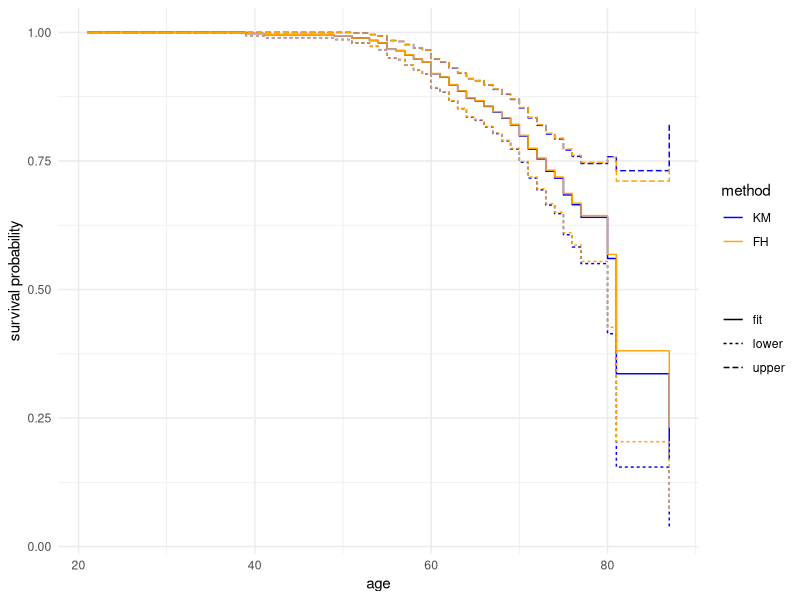
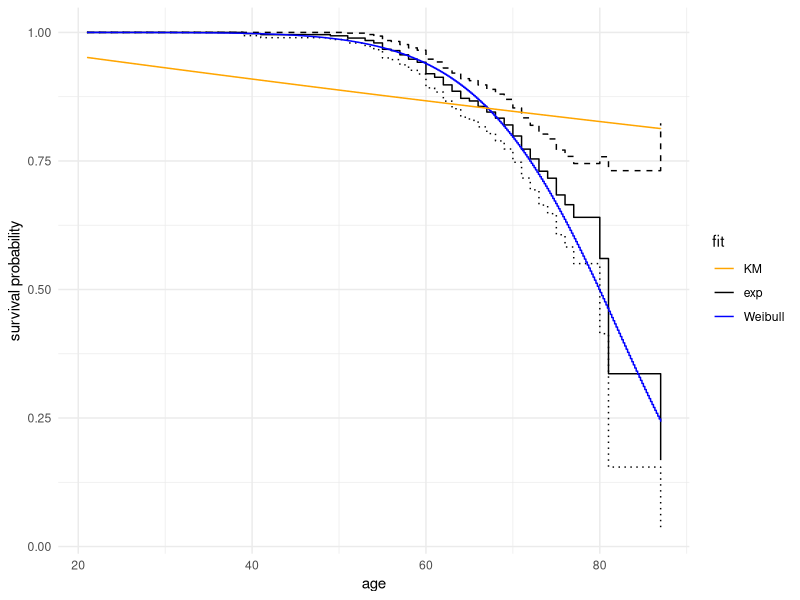
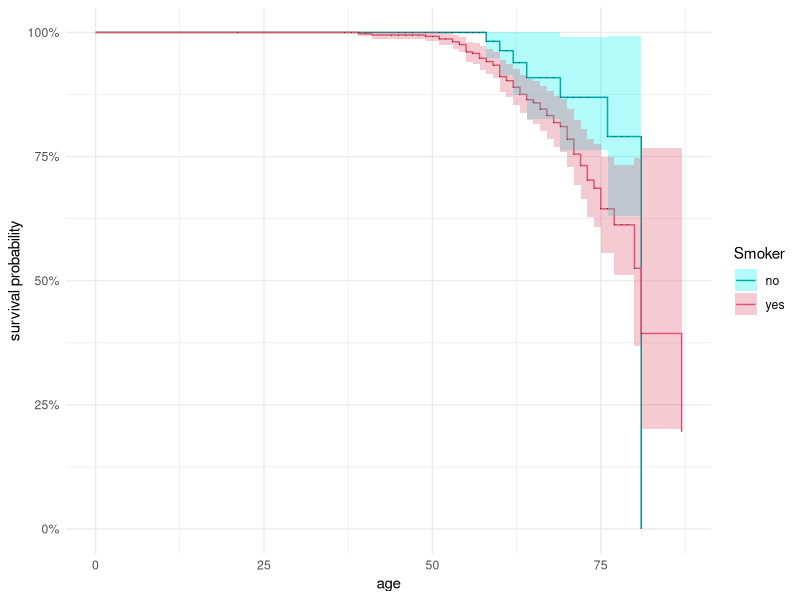
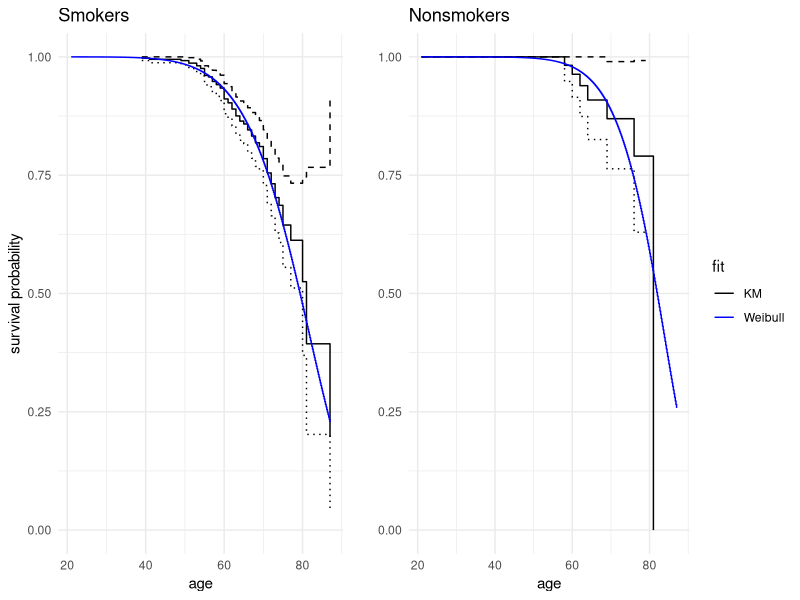
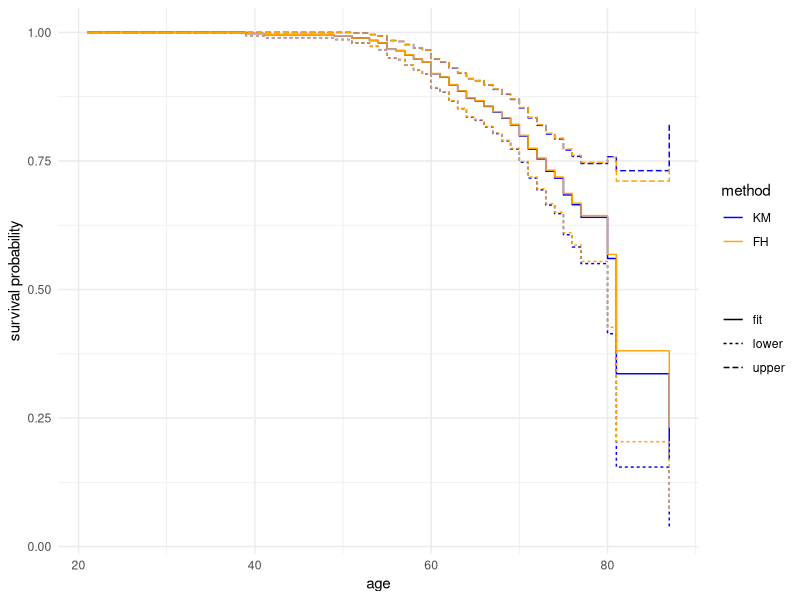
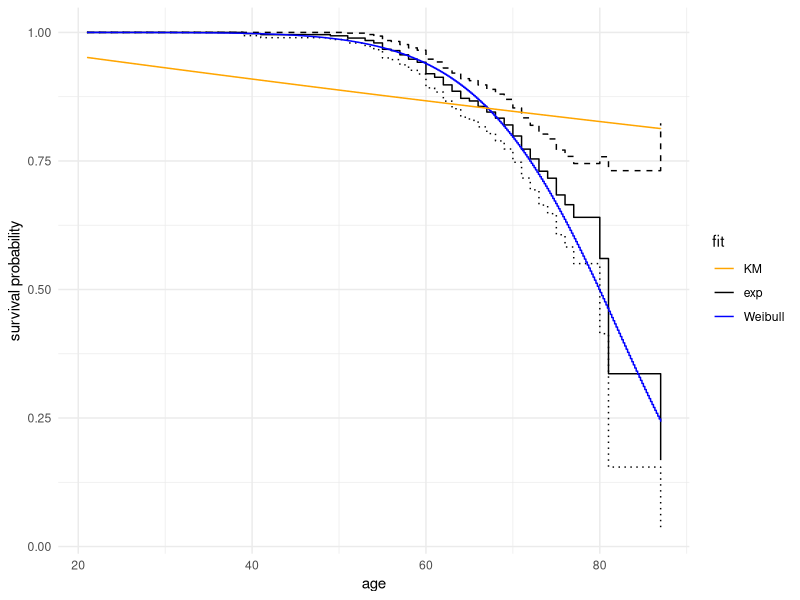
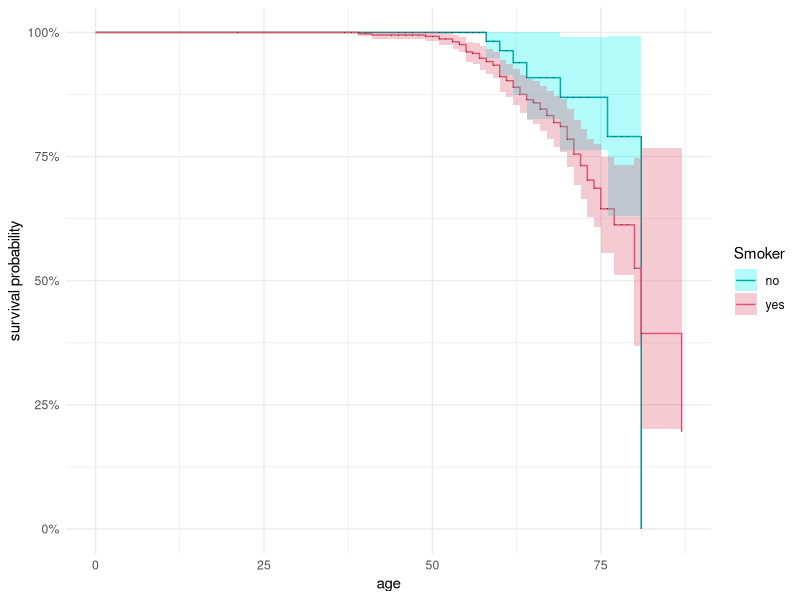

Here is the R script that generated these plots, in order:
####      Exercise 4      #####

### Preamble ####

library(xtable)
library("tidyverse")
library(survival)
library(ggfortify)
library(gridExtra)

###   a) Survivor function for whole sample   ####

###     load data set and select relevant variables
dat <- read.table('Thoracic.txt', header=FALSE)
dat <- dat %>% select(14, 16, 17)
names(dat) <- c('PRE30', 'AGE','Risk1Y')  
xtable(head(dat), auto=TRUE,digits = 2)

# get to know survfit.object  
?survfit.object

###    a)  Survival analysis for   ####
dead_time <- dat$AGE+1
dead <- dat$Risk1Y

fit_KM <- survfit(Surv(AGE, Risk1Y)~1, data = dat, type='kaplan-meier')
fit_FH <- survfit(Surv(AGE, Risk1Y)~1, data = dat, type='fleming-harrington')
dfKM <- tibble(age=fit_KM$time, fit=fit_KM$surv, upper=fit_KM$upper, lower=fit_KM$lower, method=factor('KM'))
dfFH <- tibble(age=fit_KM$time, fit=fit_FH$surv, upper=fit_FH$upper, lower=fit_FH$lower, method=factor('FH'))
df <- bind_rows(dfKM, dfFH)
df <- df %>% gather('fit', 'upper', 'lower', key='curve', value='survival_probability')
df
ggplot(data=df)+
  geom_step(aes(x=age, y=survival_probability, color=method, linetype=curve))+
  scale_color_manual(values=c('KM'='blue', 'FH'='orange'))+
  labs(linetype='')+
  ylab('survival probability')+
  theme_minimal()
ggsave('survfits.png', width=5, height = 3.3)



## fit parametric models
reg_weibull <- survreg(Surv(AGE, Risk1Y)~1, data = dat, dist='weibull')
w_sh <- 1/reg_weibull$scale
w_sc <- exp(reg_weibull$coefficients[1])
dfweibull <- tibble(age=seq(21,87,length.out = 400 ), weibull_fit = 1-pweibull(age, w_sh,w_sc))

reg_exp <- survreg(Surv(AGE, Risk1Y)~1, data = dat, dist='exponential')
lambda <- exp(-reg_exp$coefficients)
dfexp <- tibble(age=seq(21,87,length.out = 400 ),exp_fit=1-pexp(age, exp(-reg_exp$coefficients)))

# gather dfKM for plotting
dfKM <- dfKM %>% gather('fit', 'upper','lower', key=curve, value=survival_probability)

ggplot()+
  geom_step(data=dfKM, aes(x=age, y=survival_probability, linetype=curve, color='KM'))+
  scale_linetype_manual(values=c('fit'=1, 'upper'=2, 'lower'=3))+
  geom_step(data=dfweibull, aes(age, weibull_fit, color='Weib'))+
  geom_step(data=dfexp, aes(age, exp_fit,color='exp'))+
  guides(linetype='none')+
  scale_color_manual(values = c('KM'='black','exp' = 'orange','Weib'='blue'), 
                     labels=c('KM','exp','Weibull'))+
  labs(color='fit')+
  ylab('survival probability')+
  theme_minimal()
ggsave('paramsurvfits.png', width=5, height = 3.3)



### b) Comparison of smokers and non-smokers   ####
smokers <- subset(dat, PRE30==TRUE)
nonsmokers <- subset(dat, PRE30==FALSE)
# fit group-slitted model
KMb <- survfit(Surv(AGE, Risk1Y)~PRE30, data = dat, type='kaplan-meier')

## plot two KM fits for the groups in one plot
autoplot(KMb, censor.shape ='.', censor.alpha = 0.6)+
  labs(x = "age", y = "survival probability") +
  labs(colour = "Smoker") +
  theme_minimal()+
  scale_fill_manual(labels = c("no", "yes"), values = c('cyan2', 2), name='Smoker')+
  scale_colour_manual(labels = c("no", "yes"), values = c('darkcyan', 2), name='Smoker')
ggsave('smokers.png', width=5, height = 3.3)  

## what is the proportion of smokers in the group?
length(smokers$AGE)/length(dat$AGE) # with 82.13% rather high
length(smokers$AGE)
length(nonsmokers$AGE)

## compare groups with log-rank test
survdiff(Surv(AGE, Risk1Y)~PRE30, data = dat) # with p=0.1 it indicates a difference which would be interpreted as not significant by most researchers
nonsmokers[order(nonsmokers$AGE),]

## plot KM and Weibull fit for two groups
## here it is easier to reproduce the above plots for each group seperately:
KMsmokers <- survfit(Surv(AGE, Risk1Y)~1, data = smokers, type='kaplan-meier')
KMnonsmokers <- survfit(Surv(AGE, Risk1Y)~1, data = nonsmokers, type='kaplan-meier')

dfKMsmokers <- tibble(age=KMsmokers$time, fit=KMsmokers$surv, upper=KMsmokers$upper, lower=KMsmokers$lower, group=factor('smokers'))
dfKMnonsmokers <- tibble(age=KMnonsmokers$time, fit=KMnonsmokers$surv, upper=KMnonsmokers$upper, lower=KMnonsmokers$lower, group=factor('nonsmokers'))
dfKMsmokers <- dfKMsmokers %>% gather('fit', 'upper','lower', key=curve, value=survival_probability)
dfKMnonsmokers <- dfKMnonsmokers %>% gather('fit', 'upper','lower', key=curve, value=survival_probability)


reg_weibull_smokers <- survreg(Surv(AGE, Risk1Y)~1, data = smokers, dist='weibull')
w_sh <- 1/reg_weibull_smokers$scale
w_sc <- exp(reg_weibull_smokers$coefficients[1])
dfweibull_smokers <- tibble(age=seq(21,87,length.out = 400 ), weibull_fit = 1-pweibull(age, w_sh,w_sc))
reg_weibull_nonsmokers <- survreg(Surv(AGE, Risk1Y)~1, data = nonsmokers, dist='weibull')
w_sh <- 1/reg_weibull_nonsmokers$scale
w_sc <- exp(reg_weibull_nonsmokers$coefficients[1])
dfweibull_nonsmokers <- tibble(age=seq(21,87,length.out = 400 ), weibull_fit = 1-pweibull(age, w_sh,w_sc))



gsmoke<- ggplot()+
  geom_step(data=dfKMsmokers, aes(x=age, y=survival_probability, linetype=curve, color='KM'))+
  scale_linetype_manual(values=c('fit'=1, 'upper'=2, 'lower'=3))+
  geom_step(data=dfweibull_smokers, aes(age, weibull_fit, color='Weib'))+
  guides(linetype='none', color='none')+
  scale_color_manual(values = c('KM'='black','Weib'='blue'), 
                     labels=c('KM','Weibull'))+
  labs(color='fit')+ylim(c(0,1))+
  ylab('survival probability') + ggtitle('Smokers')+
  theme_minimal()
gnonsmoke<- ggplot()+
  geom_step(data=dfKMnonsmokers, aes(x=age, y=survival_probability, linetype=curve, color='KM'))+
  scale_linetype_manual(values=c('fit'=1, 'upper'=2, 'lower'=3))+
  geom_step(data=dfweibull_nonsmokers, aes(age, weibull_fit, color='Weib'))+
  guides(linetype='none')+
  scale_color_manual(values = c('KM'='black','Weib'='blue'), 
                     labels=c('KM','Weibull'))+
  labs(color='fit')+
  ylim(c(0,1))+
  ylab('') + ggtitle('Nonsmokers')+
  theme_minimal()
grid.arrange(gsmoke, gnonsmoke, nrow=1, widths =c(0.78,1))
g <- arrangeGrob(gsmoke, gnonsmoke, nrow=1, widths =c(0.78,1))
ggsave(file='groupsparam.png', g, width=9, height = 4)
## Weibull seems quite good
